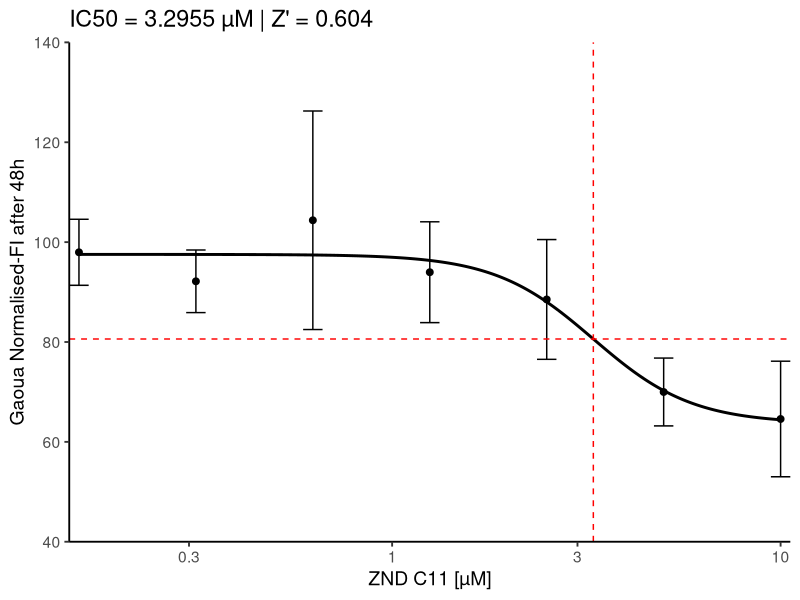

Here is the R script that generated this plot:
# Pakete laden
library(ggplot2)

# Beispiel: Vektoren (durch deine Daten ersetzen)
q <- c(10,	5,	2.5, 1.25,	0.625, 0.3125, 0.15625)
w <- c(64.58262792,	69.98824865,	88.51952915,	93.97295198,	104.3758838,	92.15448045,	97.96442727)
e <- c(11.57072426,	6.789899204,	11.99276494,	10.09630493,	21.88139715,	6.265139074,	6.611168057)
neg_ctrl <- c(-1.001852331,  -4.33206525,  -4.296213675,  -2.053498516)
pos_ctrl <- c(84.07492979,  107.0836736, 110.903858, 97.93753859)

data <- data.frame(Konzentration = q, Wirkung = w, SD = e)

# ---------------------------
# y-Achse
# ---------------------------
y_min <- floor(min(w - e) / 20) * 20
y_max <- ceiling(max(w + e) / 20) * 20

# ---------------------------
# Sigmoid-Funktion
# ---------------------------
sigmoid <- function(conc, bottom, top, logLC50, slope) {
  bottom + (top - bottom) / (1 + exp(slope * (log(conc) - logLC50)))
}

# ---------------------------
# Fit
# ---------------------------
fit <- nls(
  Wirkung ~ sigmoid(Konzentration, bottom, top, logLC50, slope),
  data = data,
  start = list(
    bottom = min(w),
    top = max(w),
    logLC50 = log(median(q)),
    slope = 1.5
  ),
  control = nls.control(maxiter = 5000, warnOnly = TRUE)
)

coef_fit <- coef(fit)

# ---------------------------
# LC50
# ---------------------------
target_y <- coef_fit["bottom"] +
  (coef_fit["top"] - coef_fit["bottom"]) / 2

LC50_numeric <- tryCatch({
  uniroot(
    function(x)
      sigmoid(x,
              coef_fit["bottom"],
              coef_fit["top"],
              coef_fit["logLC50"],
              coef_fit["slope"]) - target_y,
    lower = min(q) / 10,
    upper = max(q) * 10
  )$root
}, error = function(e) NA)

# ---------------------------
# Z'-Faktor
# ---------------------------
z_prime <- 1 - (3 * (sd(pos_ctrl) + sd(neg_ctrl))) /
  abs(mean(pos_ctrl) - mean(neg_ctrl))

# ---------------------------
# Kurve
# ---------------------------
q_pred <- exp(seq(log(min(q)), log(max(q)), length.out = 400))

curve_data <- data.frame(
  Konzentration = q_pred,
  Wirkung = sigmoid(
    q_pred,
    coef_fit["bottom"],
    coef_fit["top"],
    coef_fit["logLC50"],
    coef_fit["slope"]
  )
)

# ---------------------------
# Plot
# ---------------------------
ggplot(data, aes(x = Konzentration, y = Wirkung)) +
  geom_point(size = 2, color = "black") +
  geom_errorbar(aes(ymin = Wirkung - SD, ymax = Wirkung + SD),
                width = 0.05, color = "black") +
  geom_line(data = curve_data,
            aes(x = Konzentration, y = Wirkung),
            color = "black", linewidth = 1) +
  geom_vline(xintercept = LC50_numeric, color = "red", linetype = "dashed") +
  geom_hline(yintercept = target_y, color = "red", linetype = "dashed") +
  scale_x_log10(
    expand = c(0, 0),
    breaks = scales::log_breaks()(q),
    labels = function(x) round(x, 3)
  ) +
  scale_y_continuous(
    limits = c(y_min, y_max),
    breaks = seq(y_min, y_max, by = 20),
    expand = c(0, 0)
  ) +
  geom_hline(yintercept = 0, linewidth = 0.5, color = "black") +
  theme_classic(base_size = 14) +
  labs(
    x = "ZND C11 [µM]",
    y = "Gaoua Normalised-FI after 48h",
    title = paste0(
      "IC50 = ",
      ifelse(is.na(LC50_numeric), "nicht bestimmbar", round(LC50_numeric, 4)),
      " µM | Z' = ",
      round(z_prime, 3)
    )
  )
